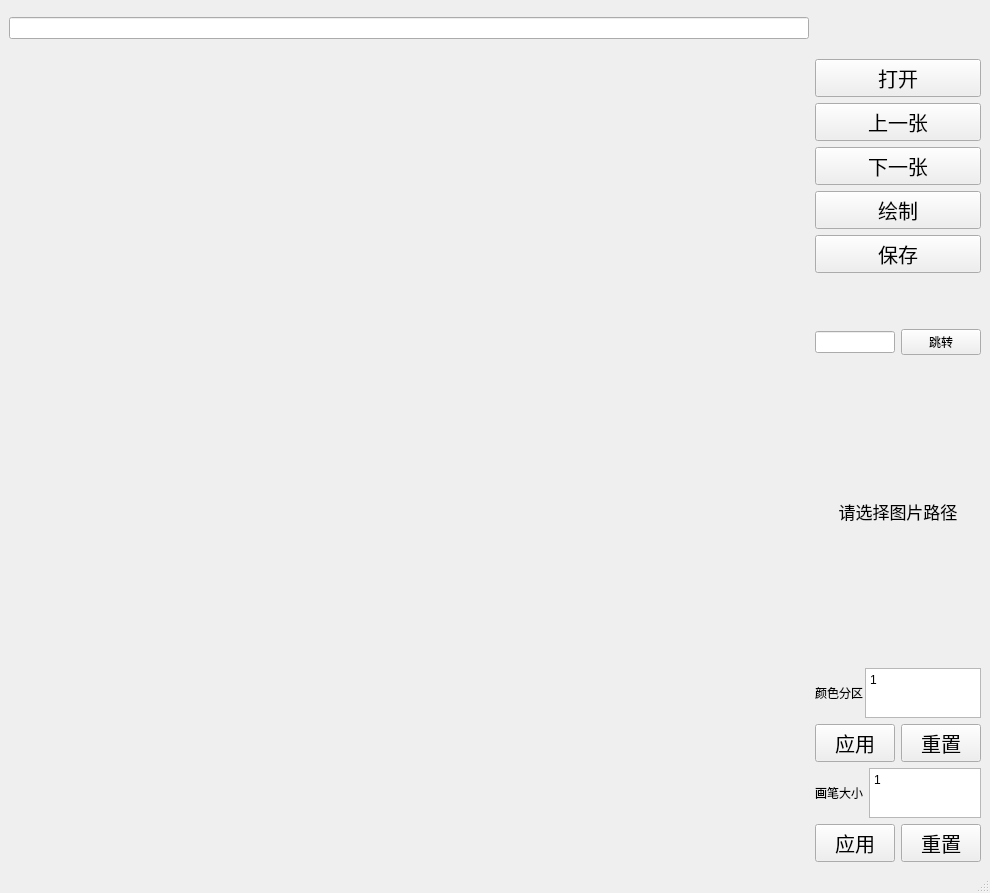
<?xml version="1.0" encoding="UTF-8"?>
<ui version="4.0">
 <class>UI_label</class>
 <widget class="QMainWindow" name="UI_label">
  <property name="geometry">
   <rect>
    <x>0</x>
    <y>0</y>
    <width>988</width>
    <height>893</height>
   </rect>
  </property>
  <property name="windowTitle">
   <string>uusei_data</string>
  </property>
  <widget class="QWidget" name="centralwidget">
   <layout class="QGridLayout" name="gridLayout">
    <item row="0" column="0">
     <layout class="QHBoxLayout" name="horizontalLayout_5">
      <item>
       <layout class="QVBoxLayout" name="verticalLayout_3">
        <item>
         <widget class="QLineEdit" name="lineEdit"/>
        </item>
        <item>
         <widget class="QLabel" name="label">
          <property name="minimumSize">
           <size>
            <width>800</width>
            <height>800</height>
           </size>
          </property>
          <property name="maximumSize">
           <size>
            <width>800</width>
            <height>800</height>
           </size>
          </property>
          <property name="text">
           <string/>
          </property>
         </widget>
        </item>
       </layout>
      </item>
      <item>
       <layout class="QVBoxLayout" name="verticalLayout_2">
        <item>
         <layout class="QVBoxLayout" name="verticalLayout">
          <property name="topMargin">
           <number>50</number>
          </property>
          <property name="bottomMargin">
           <number>50</number>
          </property>
          <item>
           <widget class="QPushButton" name="pushButton0">
            <property name="font">
             <font>
              <pointsize>15</pointsize>
             </font>
            </property>
            <property name="text">
             <string>打开</string>
            </property>
           </widget>
          </item>
          <item>
           <widget class="QPushButton" name="pushButton1">
            <property name="font">
             <font>
              <pointsize>15</pointsize>
             </font>
            </property>
            <property name="text">
             <string>上一张</string>
            </property>
           </widget>
          </item>
          <item>
           <widget class="QPushButton" name="pushButton2">
            <property name="font">
             <font>
              <pointsize>15</pointsize>
             </font>
            </property>
            <property name="text">
             <string>下一张</string>
            </property>
           </widget>
          </item>
          <item>
           <widget class="QPushButton" name="pushButton5">
            <property name="font">
             <font>
              <pointsize>15</pointsize>
             </font>
            </property>
            <property name="text">
             <string>绘制</string>
            </property>
           </widget>
          </item>
          <item>
           <widget class="QPushButton" name="pushButton4">
            <property name="font">
             <font>
              <pointsize>15</pointsize>
             </font>
            </property>
            <property name="text">
             <string>保存</string>
            </property>
           </widget>
          </item>
         </layout>
        </item>
        <item>
         <layout class="QHBoxLayout" name="horizontalLayout_6">
          <item>
           <widget class="QLineEdit" name="lineEdit_2"/>
          </item>
          <item>
           <widget class="QPushButton" name="pushButton10">
            <property name="text">
             <string>跳转</string>
            </property>
           </widget>
          </item>
         </layout>
        </item>
        <item>
         <widget class="QLabel" name="label_show">
          <property name="font">
           <font>
            <pointsize>13</pointsize>
           </font>
          </property>
          <property name="text">
           <string>请选择图片路径</string>
          </property>
          <property name="alignment">
           <set>Qt::AlignCenter</set>
          </property>
         </widget>
        </item>
        <item>
         <layout class="QHBoxLayout" name="horizontalLayout_3">
          <property name="spacing">
           <number>2</number>
          </property>
          <property name="sizeConstraint">
           <enum>QLayout::SetDefaultConstraint</enum>
          </property>
          <item>
           <widget class="QLabel" name="label0">
            <property name="text">
             <string>颜色分区</string>
            </property>
           </widget>
          </item>
          <item>
           <widget class="QTextEdit" name="textEdit0">
            <property name="sizePolicy">
             <sizepolicy hsizetype="Preferred" vsizetype="Preferred">
              <horstretch>0</horstretch>
              <verstretch>0</verstretch>
             </sizepolicy>
            </property>
            <property name="maximumSize">
             <size>
              <width>16777215</width>
              <height>50</height>
             </size>
            </property>
            <property name="font">
             <font>
              <pointsize>15</pointsize>
             </font>
            </property>
            <property name="html">
             <string>&lt;!DOCTYPE HTML PUBLIC &quot;-//W3C//DTD HTML 4.0//EN&quot; &quot;http://www.w3.org/TR/REC-html40/strict.dtd&quot;&gt;
&lt;html&gt;&lt;head&gt;&lt;meta name=&quot;qrichtext&quot; content=&quot;1&quot; /&gt;&lt;style type=&quot;text/css&quot;&gt;
p, li { white-space: pre-wrap; }
&lt;/style&gt;&lt;/head&gt;&lt;body style=&quot; font-family:'SimSun'; font-size:15pt; font-weight:400; font-style:normal;&quot;&gt;
&lt;p style=&quot; margin-top:0px; margin-bottom:0px; margin-left:0px; margin-right:0px; -qt-block-indent:0; text-indent:0px;&quot;&gt;&lt;span style=&quot; font-size:9pt;&quot;&gt;1&lt;/span&gt;&lt;/p&gt;&lt;/body&gt;&lt;/html&gt;</string>
            </property>
           </widget>
          </item>
         </layout>
        </item>
        <item>
         <layout class="QHBoxLayout" name="horizontalLayout">
          <item>
           <widget class="QPushButton" name="pushButton6">
            <property name="font">
             <font>
              <pointsize>15</pointsize>
             </font>
            </property>
            <property name="text">
             <string>应用</string>
            </property>
           </widget>
          </item>
          <item>
           <widget class="QPushButton" name="pushButton7">
            <property name="font">
             <font>
              <pointsize>15</pointsize>
             </font>
            </property>
            <property name="text">
             <string>重置</string>
            </property>
           </widget>
          </item>
         </layout>
        </item>
        <item>
         <layout class="QHBoxLayout" name="horizontalLayout_4">
          <item>
           <widget class="QLabel" name="label1">
            <property name="text">
             <string>画笔大小</string>
            </property>
           </widget>
          </item>
          <item alignment="Qt::AlignHCenter">
           <widget class="QTextEdit" name="textEdit1">
            <property name="sizePolicy">
             <sizepolicy hsizetype="Preferred" vsizetype="Preferred">
              <horstretch>0</horstretch>
              <verstretch>0</verstretch>
             </sizepolicy>
            </property>
            <property name="maximumSize">
             <size>
              <width>16777215</width>
              <height>50</height>
             </size>
            </property>
            <property name="font">
             <font>
              <pointsize>15</pointsize>
             </font>
            </property>
            <property name="html">
             <string>&lt;!DOCTYPE HTML PUBLIC &quot;-//W3C//DTD HTML 4.0//EN&quot; &quot;http://www.w3.org/TR/REC-html40/strict.dtd&quot;&gt;
&lt;html&gt;&lt;head&gt;&lt;meta name=&quot;qrichtext&quot; content=&quot;1&quot; /&gt;&lt;style type=&quot;text/css&quot;&gt;
p, li { white-space: pre-wrap; }
&lt;/style&gt;&lt;/head&gt;&lt;body style=&quot; font-family:'SimSun'; font-size:15pt; font-weight:400; font-style:normal;&quot;&gt;
&lt;p style=&quot; margin-top:0px; margin-bottom:0px; margin-left:0px; margin-right:0px; -qt-block-indent:0; text-indent:0px;&quot;&gt;&lt;span style=&quot; font-size:9pt;&quot;&gt;1&lt;/span&gt;&lt;/p&gt;&lt;/body&gt;&lt;/html&gt;</string>
            </property>
           </widget>
          </item>
         </layout>
        </item>
        <item>
         <layout class="QHBoxLayout" name="horizontalLayout_2">
          <item>
           <widget class="QPushButton" name="pushButton8">
            <property name="font">
             <font>
              <pointsize>15</pointsize>
             </font>
            </property>
            <property name="text">
             <string>应用</string>
            </property>
           </widget>
          </item>
          <item>
           <widget class="QPushButton" name="pushButton9">
            <property name="font">
             <font>
              <pointsize>15</pointsize>
             </font>
            </property>
            <property name="text">
             <string>重置</string>
            </property>
           </widget>
          </item>
         </layout>
        </item>
       </layout>
      </item>
     </layout>
    </item>
   </layout>
  </widget>
  <widget class="QMenuBar" name="menubar">
   <property name="geometry">
    <rect>
     <x>0</x>
     <y>0</y>
     <width>988</width>
     <height>23</height>
    </rect>
   </property>
  </widget>
  <widget class="QStatusBar" name="statusbar"/>
 </widget>
 <resources/>
 <connections/>
</ui>
